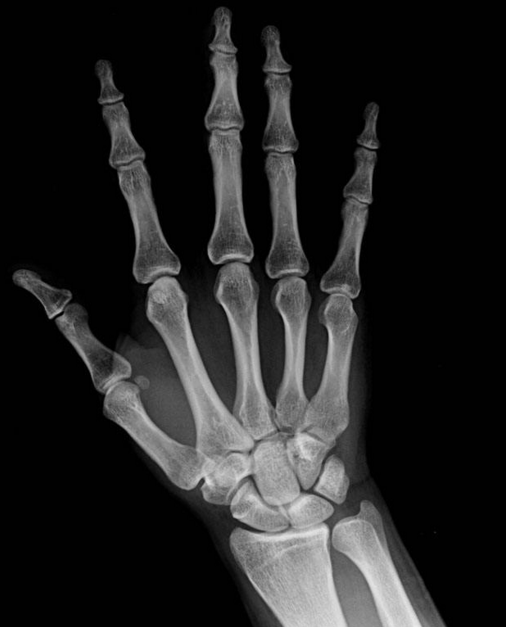
#> input picture img_encryption/images/grey/med.png, 506 x 627 px
$ python main.py
#> lines starting #> are read from the running program, lines starting #| are printed output that depends on the picture
### img_encryption/BCIEA/encrypt.py
# -*-coding:utf-8 -*-

"""
# File       : encrypt
# Time       ：2024/10/6 18:35
# Author     ：chenyu
# version    ：python 3.8
# Description：
"""
from math import floor
import cv2
import numpy as np
import os
from random import uniform
from copy import deepcopy

from BCIEA.utils import img_bit_decomposition, PWLCM

def encrypt(
        img_path,
        x0=None, u1=None, y0=None, u2=None,  # keys
        n_round=1,  # epochs
        params_path='params.npz',  # the path of saved params
        use_params=False,  # if to use used params
):
    # initialization
#> called with img_path = '../images/grey/med.png', n_round = 1, params_path = 'params.npz', use_params = False
    if not use_params:
        x0 = uniform(1e-16, 1 - 1e-16) if not x0 else x0
        u1 = uniform(1e-16, 0.5 - 1e-16) if not u1 else u1
        y0 = uniform(1e-16, 1 - 1e-16) if not y0 else y0
        u2 = uniform(1e-16, 0.5 - 1e-16) if not u2 else u2
    else:
        use_params_path = f"./params/{params_path}"
        if os.path.exists(use_params_path):
            params = np.load(use_params_path)
            x0 = params['x0']
            u1 = params['u1']
            y0 = params['y0']
            u2 = params['u2']
            n_round = params['n_round']
        else:
            raise FileNotFoundError(f"can not find the params file: {use_params_path}")

    filename = img_path.split('/')[-1].split('.')
    filename, ext = filename[0], filename[-1]
    encrypt_img_path = f"{filename}_encrypt.png"
    # get img (grey img supported)
    img = cv2.imread(img_path, cv2.IMREAD_GRAYSCALE)
#> img is the input picture: shape (627, 506); min 0, max 232, mean 34.9
    M, N = img.shape  # M: height, N: width
#> M = 627; N = 506
    print(f"ENCRYPTION: img resolution is {N} * {M}")
#| ENCRYPTION: img resolution is 506 * 627

    bitplanes = img_bit_decomposition(img)  # Image bit plane decomposition
    bitplanes = bitplanes[::-1, :, :]  # reverse
    A1 = bitplanes[:4, :, :].ravel()  # high bits
    A2 = bitplanes[4:, :, :].ravel()  # low bits

    # gen key1
    # Piecewise Logistic Chaotic Map
    N0 = 1000  # chaotic map discard number
    PWLCM_MAP_X = PWLCM(x0, u1, N0 + M * N)[N0:]

    X1 = [floor(i * 1e14) % 256 for i in PWLCM_MAP_X]  # map to 0-255
    X1_reshape = np.matrix(X1, dtype=np.uint8).reshape(M, N)
    # print(X1_reshape)
    # print(type(X1_reshape))
    X1_bitplanes = img_bit_decomposition(X1_reshape)
#> after the loop in img_bit_decomposition (call 2), `for i in range(8):`:
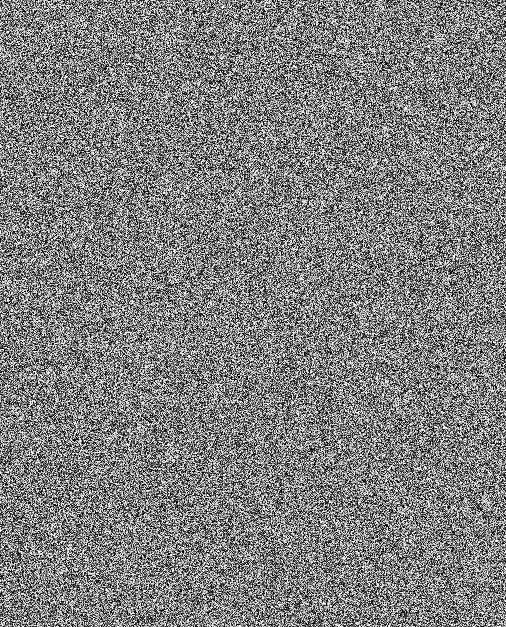
#> img: shape (627, 506); min 0, max 255, mean 127.4
    b1 = X1_bitplanes[::2, :, :].ravel()  # key1 even bits
    b2 = X1_bitplanes[1::2, :, :].ravel()  # key1 odd bits

    # start encryption rounds
    L = M * N * 4
#> L = 1269048
    A11_0 = []
    A22_0 = []
    for k in range(n_round):
        # initial next status of A1 A2 after one round diffusion and confusion
        B1 = np.zeros(L, dtype=np.uint8)
        B2 = np.zeros(L, dtype=np.uint8)

        # diffusion
        sum1 = np.sum(A2)
        # print(A1.shape, sum1.shape)
        A11 = np.roll(A1, sum1)
        for i in range(L):
            B1[i] = A11[i] ^ A11[i - 1] ^ A2[i] ^ b1[i]
        sum2 = np.sum(B1)
        A22 = np.roll(A2, sum2)
        for i in range(L):
            B2[i] = A22[i] ^ A22[i - 1] ^ B1[i] ^ b2[i]

        # confusion
        # gen Y and Z
        sum = np.sum(B1) + np.sum(B2)
        s0 = (y0 + sum / L) % 1  # key2 init value s0
        S = PWLCM(s0, u2, N0 + 2 * L)[N0:]
        S1, S2 = S[:L], S[L:]
        Y = [floor(s1 * 1e14) % L for s1 in S1]  # map to [0-L-1]
        Z = [floor(s2 * 1e14) % L for s2 in S2]

        for i in range(L):
            B1[i], B2[Y[i]] = B2[Y[i]], B1[i]
        for j in range(L):
            B2[j], B1[Z[j]] = B1[Z[j]], B2[j]
        A11_0.append(A11[0])
        A22_0.append(A22[0])
        # update A1 A2
        A1 = deepcopy(B1)
        A2 = deepcopy(B2)
#> this loop made 1 pass
#> sum1 on pass 1: 419124
#> after the loop, A11_0 = []; A22_0 = []

    # composition the encrypted img
    C = np.append(B1, B2).reshape(8, M, N)
    res = np.zeros((M, N), dtype=np.uint8)
    for i in range(8):
        res = cv2.bitwise_or(res, C[i, :, :] << i)

    if not os.path.exists('./result'):
        os.mkdir('./result')
    # save img
    save_path = os.path.join('./result', encrypt_img_path)
    cv2.imwrite(save_path, res)

    # save params
    if not use_params:
        A11_0_int = int('1' + ''.join([str(i) for i in A11_0[::-1]]), 2)
        A22_0_int = int('1' + ''.join([str(i) for i in A22_0[::-1]]), 2)
        if not os.path.exists('./params'):
            os.mkdir('./params')
        np.savez(f'./params/{params_path}', x0=x0, u1=u1, y0=y0, u2=u2, A11_0=A11_0_int, A22_0=A22_0_int,
                 n_round=n_round)
    print("ENCRYPTION DONE!")
    return res, save_path


# [3 lines that do not run on import are left out]

### img_encryption/BCIEA/utils.py
# -*-coding:utf-8 -*-

"""
# File       : utils
# Time       ：2024/10/6 18:34
# Author     ：chenyu
# version    ：python 3.8
# Description：
"""

import cv2
from numpy import uint8, zeros


# Image bit plane decomposition
def img_bit_decomposition(img):
    m, n = img.shape
    r = zeros((8, m, n), dtype=uint8)
    for i in range(8):
        r[i, :, :] = cv2.bitwise_and(img, 2 ** i)
        mask = r[i, :, :] > 0
        r[i, mask] = 1
    return r


# chaotic map
# x0:init value; h:control para; num:len of the seq
def PWLCM(x0, h, num):
    pwlcm = [0] * num
    pwlcm[0] = x0
    for i in range(1, num):
        if 0 < pwlcm[i - 1] < h:
            pwlcm[i] = pwlcm[i - 1] / h
        elif h <= pwlcm[i - 1] < 0.5:
            pwlcm[i] = (pwlcm[i - 1] - h) / (0.5 - h)
        elif 0.5 <= pwlcm[i - 1] < 1 - h:
            pwlcm[i] = (1 - pwlcm[i - 1] - h) / (0.5 - h)
        elif 1 - h <= pwlcm[i - 1] < 1:
            pwlcm[i] = (1 - pwlcm[i - 1]) / h
        else:
            raise ValueError("xi must be in [0, 1]")
    return pwlcm

### img_encryption/BCIEA/main.py
# -*-coding:utf-8 -*-

"""
# File       : main.py
# Time       ：2024/10/6 22:36
# Author     ：chenyu
# version    ：python 3.8
# Description：
"""
import matplotlib.pyplot as plt

from encrypt import encrypt
from decrypt import decrypt
import time

start = time.time()
img_path = "../images/grey/med.png"  # 图像路径
params = {
    'x0': None,
    'u1': None,
    'y0': None,
    'u2': None,
    'n_round': 1  # 加密轮数
}
#> (the run stopped early here; a loop or call above may not have finished)

$ run again, with img_encryption/images/grey/cameraman.jpg saved as img_encryption/images/grey/med.png
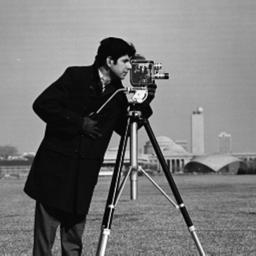
#> input picture img_encryption/images/grey/cameraman.jpg, 256 x 256 px
#> in encrypt, img is the input picture: shape (256, 256); min 0, max 255, mean 118.3
#| ENCRYPTION: img resolution is 256 * 256
#> after the loop in img_bit_decomposition (call 2), `for i in range(8):`:
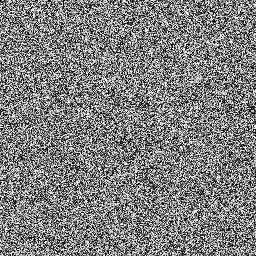
#> img: shape (256, 256); min 0, max 255, mean 127.3
#> the loop in encrypt, `for k in range(n_round):` made 1 pass
#> sum1 on pass 1: 132530
#> after the loop in encrypt, `for k in range(n_round):`: A11_0 = []
